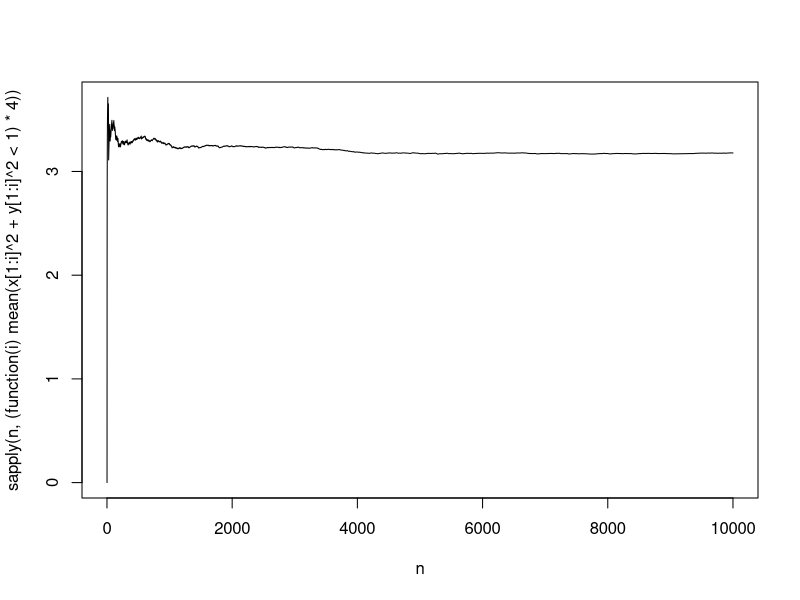

Generate this figure with R: (Note: this script raises an error after producing the figure.)
## ---- chunk 1
knitr::opts_chunk$set(echo = TRUE)
## ---- chunk 2

# estimating pi with increasing sample size
# modified from code posted to mastodon 
#    by @neilstats@fediscience.org 2023-03-14

x <- runif(10000)
y <- runif(10000)
n <- 1:10000

plot(n, sapply(n, (\(i) mean(x[1:i]^2 + y[1:i]^2 < 1) * 4)), type = "l")


# with z as number of iterations
z <- 10

tibble(n = 1:z, x = runif(z), y = runif(z))



plot(n, sapply(n, (\(i) mean(x[1:i]^2 + y[1:i]^2 < 1) * 4)), type = "l")


## ---- chunk 3

estimate_pi <- function(seed = 28, iterations = 10000){
  # set seed for reproducibility
  set.seed(seed)
  
  # generate the (x, y) points
  x <- runif(n = iterations, min = 0, max = 1)
  y <- runif(n = iterations, min = 0, max = 1)
  
  # calculate 
  sum_sq_xy <- sqrt(x^2 + y^2) 
  
  # see how many points are within circle
  index_within_circle <- which(sum_sq_xy <= 1)
  points_within_circle = length(index_within_circle)
  
  # estimate pi
  pi_est <- 4 * points_within_circle / iterations
  return(pi_est)
}

estimate_pi()

## ---- chunk 4


pi_table <- tibble(
  x = seq(-1, 1, 0.1),
  y = seq(-1, 1, 0.1)
  )

pi_table <- pi_table %>% 
  mutate(sum_sq_xy = sqrt(x^2 + y^2)) %>% 
  mutate(inside_circle = case_when(
    sum_sq_xy <= 1 ~ TRUE,
    TRUE ~ FALSE
  ))

# plot a circle
ggplot() +
  ggforce::geom_circle(aes(x0 = 0, y0 = 0, r = 1)) +
  coord_fixed()

ggplot(pi_table, aes(x, y, colour = inside_circle)) +
  geom_point() +
  ggforce::geom_circle(aes(x0 = 0, y0 = 0, r = 1)) +
  coord_fixed()


## ---- chunk 5
set.seed(42)

pi_table <- tibble(
  x = runif(n = 400, min = -1, max = 1),
  y = runif(n = 400, min = -1, max = 1)
)

pi_table <- pi_table %>% 
  mutate(sum_sq_xy = sqrt(x^2 + y^2)) %>% 
  mutate(inside_circle = case_when(
    sum_sq_xy <= 1 ~ TRUE,
    TRUE ~ FALSE
  ))

pi_table %>% 
  group_by(inside_circle) %>% 
  tally()


ggplot() +
  coord_fixed() +
  ggforce::geom_circle(aes(x0 = 0, y0 = 0, r = 1)) +
  geom_point(data = pi_table, aes(x, y, colour = inside_circle)) 

